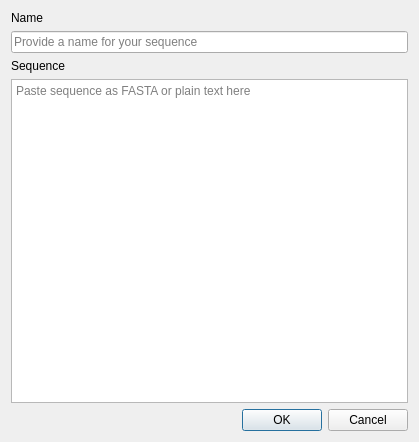
<?xml version="1.0" encoding="UTF-8"?>
<ui version="4.0">
 <class>SeqEditor</class>
 <widget class="QDialog" name="SeqEditor">
  <property name="windowModality">
   <enum>Qt::NonModal</enum>
  </property>
  <property name="geometry">
   <rect>
    <x>0</x>
    <y>0</y>
    <width>419</width>
    <height>442</height>
   </rect>
  </property>
  <property name="windowTitle">
   <string>Dialog</string>
  </property>
  <property name="modal">
   <bool>true</bool>
  </property>
  <layout class="QVBoxLayout" name="verticalLayout">
   <item>
    <widget class="QLabel" name="label">
     <property name="text">
      <string>Name</string>
     </property>
    </widget>
   </item>
   <item>
    <widget class="QLineEdit" name="seqNameEdit">
     <property name="placeholderText">
      <string>Provide a name for your sequence</string>
     </property>
    </widget>
   </item>
   <item>
    <widget class="QLabel" name="label_2">
     <property name="text">
      <string>Sequence</string>
     </property>
    </widget>
   </item>
   <item>
    <widget class="SeqEntryTextEdit" name="seqEntryEditor">
     <property name="placeholderText">
      <string>Paste sequence as FASTA or plain text here</string>
     </property>
    </widget>
   </item>
   <item>
    <widget class="QDialogButtonBox" name="buttonBox">
     <property name="orientation">
      <enum>Qt::Horizontal</enum>
     </property>
     <property name="standardButtons">
      <set>QDialogButtonBox::Cancel|QDialogButtonBox::Ok</set>
     </property>
    </widget>
   </item>
  </layout>
 </widget>
 <customwidgets>
  <customwidget>
   <class>SeqEntryTextEdit</class>
   <extends>QPlainTextEdit</extends>
   <header>seqentrytextedit.h</header>
  </customwidget>
 </customwidgets>
 <tabstops>
  <tabstop>seqNameEdit</tabstop>
 </tabstops>
 <resources/>
 <connections>
  <connection>
   <sender>buttonBox</sender>
   <signal>accepted()</signal>
   <receiver>SeqEditor</receiver>
   <slot>accept()</slot>
   <hints>
    <hint type="sourcelabel">
     <x>257</x>
     <y>432</y>
    </hint>
    <hint type="destinationlabel">
     <x>157</x>
     <y>274</y>
    </hint>
   </hints>
  </connection>
  <connection>
   <sender>buttonBox</sender>
   <signal>rejected()</signal>
   <receiver>SeqEditor</receiver>
   <slot>reject()</slot>
   <hints>
    <hint type="sourcelabel">
     <x>325</x>
     <y>432</y>
    </hint>
    <hint type="destinationlabel">
     <x>286</x>
     <y>274</y>
    </hint>
   </hints>
  </connection>
 </connections>
</ui>
